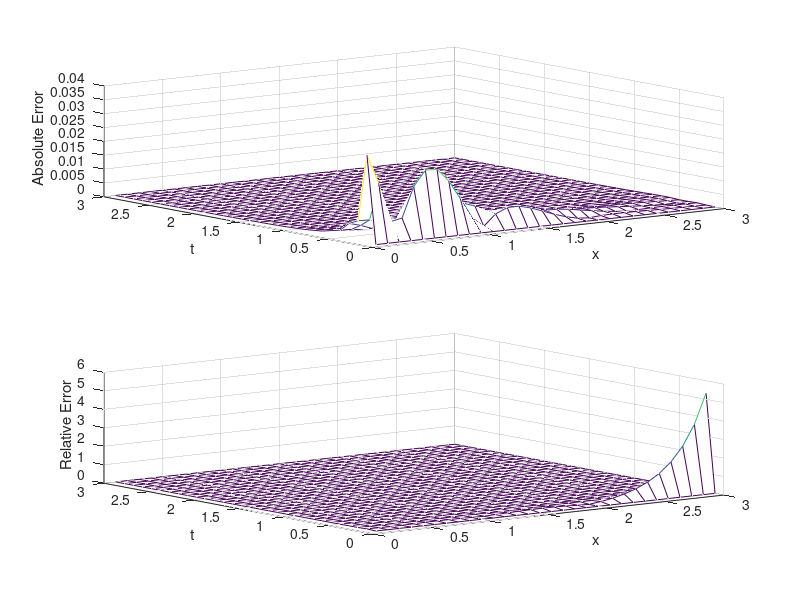

Write the MATLAB code that produced this figure.
% coding: utf-8
% description: 计算Crank-Nicolson法求解限定源扩散问题的误差
clear;clc;
% 相关参数的初始化
L=10000; T=3; m=100000; n=30;
h=L/m; k=T/n; a=1;
lambda = a * a * k / (h * h);
l=zeros(m-1,1);
u=zeros(m-1,1);
z=zeros(m-1,1);
w=zeros(m,1);
for i = 1:m
    % 将L=5000处设为扩散开始处，并把t=0.1时各点浓度数值作为初始值
    w(i) = 1/sqrt(pi*0.1)*exp(-((50000-i)*0.1)^2/(4*0.1));
end

% 初始化用于存储结果数据的向量
x_ = zeros(3 / h, 3 / h);	%记录x值数据
y_ = zeros(3 / h, 3 / h);	%记录t值数据
u_ = zeros(3 / h, 3 / h);	%记录u值数据

% 记录t=0.1时的数据
for j = 1:3 / h
    x_(1,j) = j*h;
    y_(1,j) = k;
    u_(1,j) = w(50000+j);
end

% 求解线性方程组
l(1) = 1 + lambda;
u(1) = -lambda/(2*l(1));
for i = 2:m-2
    l(i) = 1 + lambda + lambda*u(i-1)/2;
    u(i) = -lambda/(2*l(i));
end
l(m-1) = 1 + lambda + lambda*u(m-2)/2;
for i = 1:n - 1
    t = (i+1)*k;
    z(1) = ((1-lambda)*w(1)+lambda/2*w(2))/l(1);
    for j = 2:m-1
        z(j)=((1-lambda)*w(j)+lambda/2*(w(j+1)+w(j-1)+z(j-1)))/l(j);
    end
    w(m-1) = z(m-1);
    for j = m-2:-1:1
        w(j) = z(j) - u(j)*w(j+1);
    end

    % 记录计算结果
    for j = 1:3 / h
        x_(i+1,j) = j*h;
        y_(i+1,j) = t;
        u_(i+1,j) = w(50000+j);
    end
end

% 计算解析解数值的矩阵
x=(0.1:0.1:3);
y=(0.1:0.1:3);
[X,Y] = meshgrid(x,y);
Z=1./sqrt(pi.*Y).*exp(-X.^2./(4.*Y));

% 计算绝对误差
Z1 = abs(Z-u_);

% 计算相对误差
Z2 = abs(Z-u_)./Z;

% 作图
subplot(2,1,1),mesh(X,Y,Z1);
xlabel('x');
ylabel('t');
zlabel('Absolute Error');
subplot(2,1,2),mesh(X,Y,Z2);
xlabel('x');
ylabel('t');
zlabel('Relative Error');